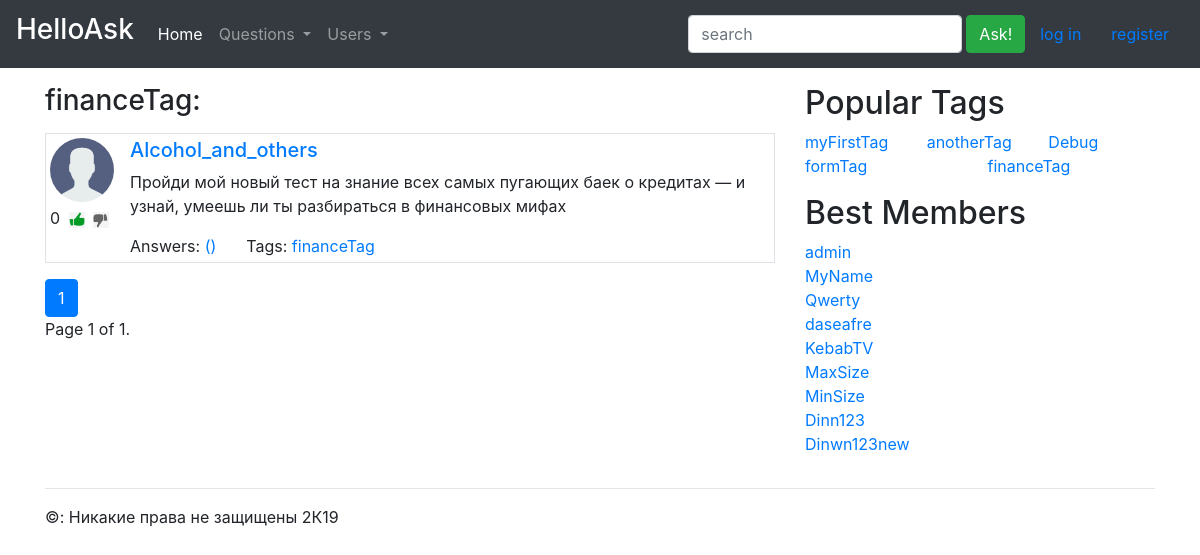
/asker/tags/financeTag/, run on the app's committed database.
### asker/models.py (models this page shows, shortened)
class Question(models.Model):
    title = models.CharField(max_length = 128, db_index=True)
    text = models.TextField()
    createDate = models.DateTimeField(auto_now_add=True)
    user = models.ForeignKey(User, on_delete = models.CASCADE)
    tags = models.ManyToManyField('Tag', blank=True, related_name='questions')
    votes = GenericRelation(LikeDislike, related_query_name='questions')
    objects = QuestionManager()
    def get_absolute_url(self):
        return reverse('QuestionDetail', kwargs={'pk': self.pk})

class Tag(models.Model):
    tagName = models.CharField(max_length = 16, unique = True)
    slug = models.SlugField(max_length=128)
    objects = TagManager()
    def __str__(self):
        return self.tagName
    def get_absolute_url(self):
        return reverse('TagDetail', kwargs={'slug': self.slug})

### asker/views.py (the view)
# urls.py: path('tags/<str:slug>/', tagDetail, name="TagDetail"),
def tagDetail(request, slug):
    template = 'asker/tagDetail.html'
    tag = get_object_or_404(Tag, slug=slug)
    header = tag.tagName + ':'
    return paginatorRender(request, tag.questions.all(), template, header, tag)

### asker/models.py (called while the page is built)
    def sumRating(self):
        return self.get_queryset().filter(vote__gt=0).count() - self.get_queryset().filter(vote__lt=0).count()

### asker/templatetags/hot.py (called while the page is built)
@register.inclusion_tag('asker/include/tags.html')
def Hot_tags_users():
    hot_tags = Tag.objects.all()
    hot_users = User.objects.all()
    return {'hot_tags': hot_tags, 'hot_users': hot_users}

### asker/views.py (called while the page is built)
def paginatorRender(request, object_list, template='/', header = None, obj = None):
    paginator = Paginator(object_list, 5)
    page = request.GET.get('page')
    object_list = paginator.get_page(page)
    return render(request, template, {'object_list':  object_list, 'obj': obj, 'header': header})

### templates/asker/tagDetail.html (shortened to what this page needs)
{% extends "asker/base.html" %}
{% load staticfiles %}
{% block mainContent %}
  <h3>{{header}}</h3>
  {% for obj in object_list %}
  {% include "asker/include/questionPost.html" %}
  {% endfor %}
  {% include "asker/include/pageNavigation.html" %}
{% endblock %}

### templates/asker/include/questionPost.html
{% block content %}
{% load static %}
<div class="media border mt-3">
  <div class="ml-1 mt-1">
    <img src="{% static 'img/noAvatarIcon.png' %}" class="img-fluid mb-1" alt="generic placeholder">
    <p>
      {{obj.votes.sumRating}}
      <a href="#"><img src="{% static 'img/like.jpg' %}" width="16" height="16" class="mr-1 ml-1"
          alt="generic placeholder"></a>
      <a href="#"><img src="{% static 'img/dislike.jpg' %}" width="16" height="16" class="mr-0"
          alt="generic placeholder"></a>
    </p>
  </div>
  <div class="media-body ml-3 mt-1 mb-1">
    <a href="{{obj.get_absolute_url }}">
      <h5>{{obj.title}}</h5>
    </a>
    <p>{{obj.text}}</p>
    <div clas="container">
      <div class="row">
        <div class="col-auto">
          Answers: <a href="{{ obj.get_absolute_url}} ">({{obj.numb_answers}})</a>
        </div>
        <div class="col">
          Tags:
          {% for tag in obj.tags.all %}
          <a href="{{ tag.get_absolute_url }}">{{tag.tagName}} </a>
          {% endfor %}
        </div>
      </div>
    </div>
  </div>
</div>
{% endblock %}

### templates/asker/include/tags.html
{% load hot %}
{% block content %}
<div class="container mb-3 pl-0">
  <h2>Popular Tags</h2>
  <div class="row">
    {% for tag in hot_tags %}
    <div class="col">
      <a href="{{ tag.get_absolute_url }}">{{tag}}</a>
    </div>
    {% endfor %}
  </div>
</div>
<div class="container mb-3 pl-0">
  <h2>Best Members</h2>
  {% for user in hot_users %}
  <div class="row">
    <div class="col">
      <a href="#">{{user}}</a>
    </div>
  </div>
  {% endfor %}
</div>
{% endblock %}

### data on the page
Question: votes.sumRating "0", title "Alcohol_and_others", text "Пройди мой новый тест на знание всех самых пугающих баек о кредитах — и узнай, умеешь ли ты разбираться в финансовых мифах"
Tag: tagName "financeTag"
Tag: tagName "myFirstTag"
Tag: tagName "anotherTag"
Tag: tagName "Debug"
Tag: tagName "formTag"

### other printed values
{{ header }} "financeTag:"
{{ object_list.number }} "1"
{{ object_list.paginator.num_pages }} "1"
{{ user }} "admin"
{{ user }} "MyName"
{{ user }} "Qwerty"
{{ user }} "daseafre"
{{ user }} "KebabTV"
{{ user }} "MaxSize"
{{ user }} "MinSize"
{{ user }} "Dinn123"
{{ user }} "Dinwn123new"
